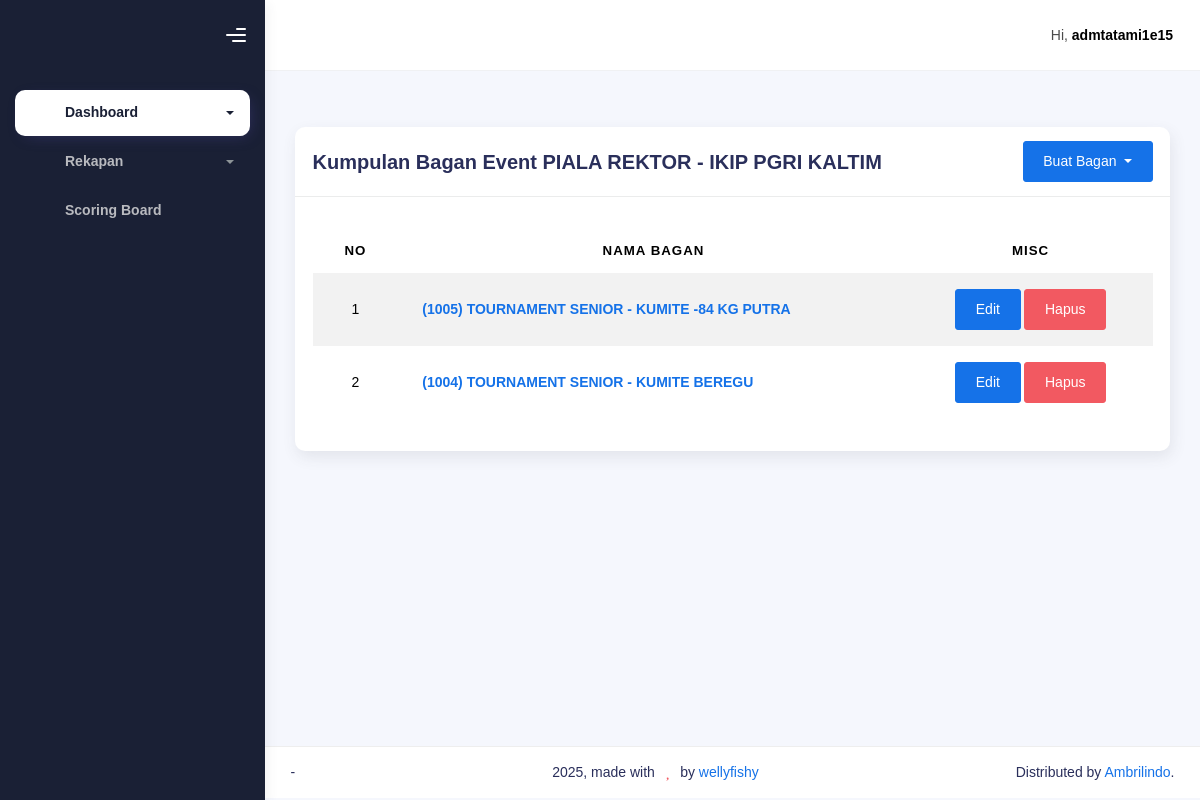
The app's page /admin-dashboard/15 (signed in), older data.
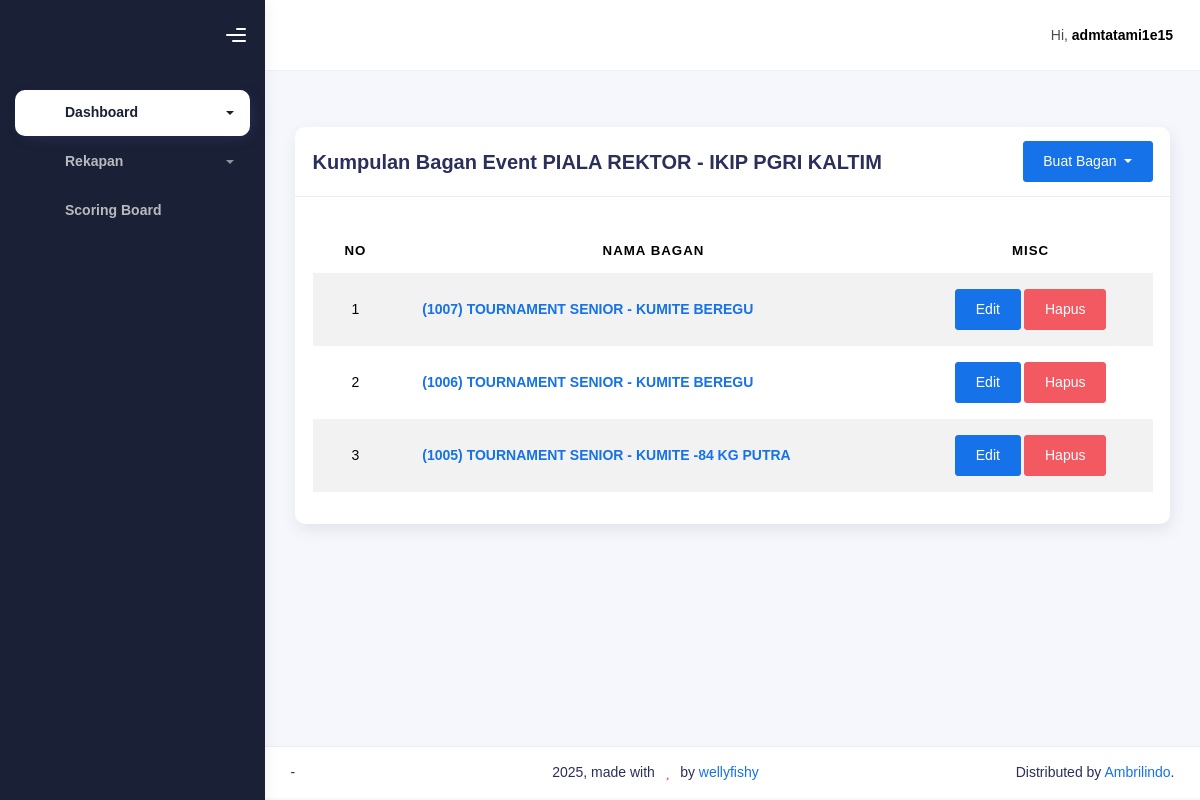
The same page, newer data.
### backend/models.py (models this page shows, shortened)
class Event(models.Model):
    nama_event = models.CharField(max_length=150, null=True, blank=True)
    sedang_berjalan = models.BooleanField(default=False)

class Bagan(models.Model):
    TIPE = [
        ('1', 'Kata'),
        ('2', 'Kumite'),
    ]
    event = models.ForeignKey(Event, null=True, blank=True, on_delete=models.CASCADE)
    nama_bagan = models.CharField(max_length=100, null=True, blank=True)
    nomor_tanding = models.ForeignKey(NomorTanding, null=True, blank=True, on_delete=models.SET_NULL)
    tipe_tanding = models.CharField(max_length=20, null=True, blank=True, choices=TIPE)
    juara_1 = models.ForeignKey(Atlet, on_delete=models.SET_NULL, related_name="juara1", null=True, blank=True)
    juara_2 = models.ForeignKey(Atlet, on_delete=models.SET_NULL, related_name="juara2", null=True, blank=True)
    juara_3a = models.ForeignKey(Atlet, on_delete=models.SET_NULL, related_name="juara3a", null=True, blank=True)
    juara_3b = models.ForeignKey(Atlet, on_delete=models.SET_NULL, related_name="juara3b", null=True, blank=True)
    round_robin = models.BooleanField(default=False)
    pool = models.IntegerField(default=1)

### backend/views.py (the view, shortened to what this page needs)
# urls.py: path('admin-dashboard/<int:event_pk>', admin_dashboard, name="admin-dashboard"),
def admin_dashboard(request, event_pk):
    event = Event.objects.get(pk=event_pk)
    admin_tatami = AdminTatami.objects.filter(user=request.user, event=event).first()
    nomor_tandings = NomorTanding.objects.filter(event=event)
    bagans = Bagan.objects.filter(event=event).order_by('-pk')
    custom_order = [1, 8, 4, 5, 2, 7, 3, 6]
    atlet_assignment1 = {
                        1: 'atlet1',
                        8: 'atlet2',
                        4: 'atlet2',
                        5: 'atlet1',
                        2: 'atlet2',
                        7: 'atlet1',
                        3: 'atlet1',
                        6: 'atlet2',
                    }
    context = {
        'on': 'utama',
        'event': event,
        'admin_tatami': admin_tatami,
        'nomor_tandings': nomor_tandings,
        'bagans': bagans,
    }
    return render(request, 'admin/dashboard.html', context)

### backend/templates/admin/dashboard.html (shortened to what this page needs)
{% extends "admin/base-dashboard.html" %} {% load static %}
{% block content %}
<div class="container">
    <div class="page-inner">
        <div class="page-header">
        </div>
        <div class="row">
            <div class="col-md-12">
                <div class="card">
                    <div class="card-header" style="display: flex; justify-content: space-between; align-items: center;">
                        <div class="card-title" style="margin-right: 10px;">Kumpulan Bagan Event {{ event.nama_event }}</div>
                        <div>
                            <div class="dropdown">
                                <button class="btn btn-primary dropdown-toggle" type="button" data-bs-toggle="dropdown" aria-expanded="false">
                                    Buat Bagan
                                </button>
                            </div>
                        </div>
                    </div>
                    <div class="card-body">
                        <table class="table table-striped mt-3">
                        <thead>
                            <tr>
                            <th scope="col" style="text-align: center;">No</th>
                            <th scope="col" style="text-align: center;">Nama Bagan</th>
                            <th scope="col" style="text-align: center;">MISC</th>
                            </tr>
                        </thead>
                        <tbody>
                            {% for bagan in bagans %}
                            <tr>
                                <td style="text-align: center;">{{ forloop.counter }}</td>
                                <td><a href="{% url 'admin-bagan-detail' event_pk=event.pk bagan_pk=bagan.pk %}"><b>({{ bagan.pk }}) {{ bagan.nama_bagan }}</b></td>
                                <td style="text-align: center;">
                                    <a href="{% url 'edit-admin-bagan-detail' event_pk=event.pk bagan_pk=bagan.pk %}" class="btn btn-primary">Edit</a>
                                    <a href="#" class="btn btn-danger" data-bs-toggle="modal" data-bs-target="#hapusModal{{ bagan.pk }}">Hapus</a>
                                </td>
                            </tr>
                            {% endfor %}
                        </tbody>
                        </table>
                    </div>
                </div>
            </div>
        </div>
    </div>
</div>
{% endblock content %}

### backend/templates/admin/base-dashboard.html (shortened to what this page needs)
{% load static %}
<!DOCTYPE html>
<html lang="en">
  <head>
    <link rel="stylesheet" href="{% static 'css/bootstrap.min.css' %}" />
    <link rel="stylesheet" href="{% static 'css/plugins.min.css' %}" />
    <link rel="stylesheet" href="{% static 'css/ambrilindo.min.css' %}" />
    <link rel="stylesheet" href="{% static 'icons/fontawesome-free/css/all.min.css' %}" />
    <link href="{% static 'select2/dist/css/select2.min.css' %}" rel="stylesheet">
  </head>
  <body>
    <div class="wrapper">
      <div class="sidebar sidebar-style-2" data-background-color="dark">
        <div class="sidebar-logo">
          <div class="logo-header" data-background-color="dark">
            <div class="nav-toggle">
              <button class="btn btn-toggle toggle-sidebar">
                <i class="gg-menu-right"></i>
              </button>
            </div>
          </div>
        </div>
        <div class="sidebar-wrapper scrollbar scrollbar-inner">
          <div class="sidebar-content">
            <ul class="nav nav-secondary">
              <li class="nav-item {% if on == 'utama' or on == 'atlet' or on == 'tatami' or on == 'nomor-tanding' %}active{% endif %}">
                <a data-bs-toggle="collapse" href="#dashboard" class="collapsed" aria-expanded="false">
                  <i class="fas fa-home"></i>
                  <p>Dashboard</p>
                  <span class="caret"></span>
                </a>
              </li>
              <li class="nav-item {% if on == 'utusan' or on == 'perguruan' or on == 'rekapan' or on == 'roster-counter' %}active{% endif %}">
                <a data-bs-toggle="collapse" href="#rekapan" class="collapsed" aria-expanded="false">
                  <i class="fas fa-book"></i>
                  <p>Rekapan</p>
                  <span class="caret"></span>
                </a>
              </li>
              {% if admin_tatami %}
              <li class="nav-item">
                <a href="#" onclick="openFullscreenWindow('{% url 'scoring-board' tatami_pk=admin_tatami.tatami.pk %}'); return false;">
                  <i class="fas fa-braille"></i>
                  <p>Scoring Board</p>
                </a>
              </li>
              {% endif %}
            </ul>
          </div>
        </div>
      </div>
      <div class="main-panel">
        <div class="main-header">
          <nav class="navbar navbar-header navbar-header-transparent navbar-expand-lg border-bottom">
            <div class="container-fluid">
              <ul class="navbar-nav topbar-nav ms-md-auto align-items-center">
                <li class="nav-item topbar-user dropdown hidden-caret">
                  <a class="dropdown-toggle profile-pic" data-bs-toggle="dropdown" href="#" aria-expanded="false">
                    <span class="profile-username">
                      <span class="op-7">Hi,</span>
                      <span class="fw-bold">{{ request.user }}</span>
                    </span>
                  </a>
                </li>
              </ul>
            </div>
          </nav>
        </div>
        {% block content %}{% endblock content %}
      <footer class="footer">
          <div class="container-fluid d-flex justify-content-between">
            <nav class="pull-left">
              <ul class="nav">
                <li class="nav-item">
                  -
                </li>
              </ul>
            </nav>
            <div class="copyright">
              2025, made with <i class="fa fa-heart heart text-danger"></i> by
              <a href="">wellyfishy</a>
            </div>
            <div>
              Distributed by
              <a target="_blank" href="">Ambrilindo</a>.
            </div>
          </div>
        </footer>
      </div>
    </div>
  </body>
</html>

Row changes from the older to the newer data that the page shows:
removed Bagan: pk "1004", nama_bagan "TOURNAMENT SENIOR - KUMITE BEREGU"
added Bagan: pk "1007", nama_bagan "TOURNAMENT SENIOR - KUMITE BEREGU"
added Bagan: pk "1006", nama_bagan "TOURNAMENT SENIOR - KUMITE BEREGU"
